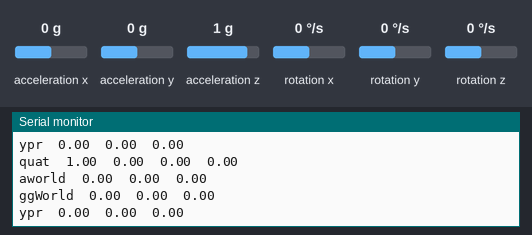
Simulated run of this sketch. Board: Arduino Uno, built with avr-gcc and run on an emulated ATmega328P. Parts: the last lines printed to the serial monitor. Inputs (shaded band) come from the test bench; at power-on: acceleration x 0 g, acceleration y 0 g, acceleration z 1 g, rotation z 0 °/s, rotation x 0 °/s, rotation y 0 °/s.

Above: at 1.7 s.
1.8 s: acceleration x set to -1.4 g
At 2.01 s:
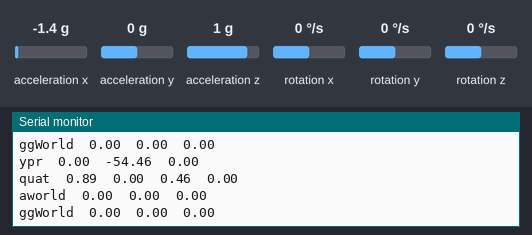
3.3 s: acceleration y set to -1.4 g
At 3.5 s:
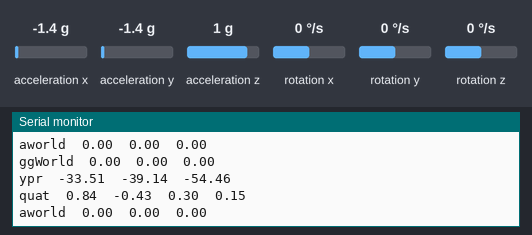
4.8 s: acceleration z set to -1.4 g
At 4.99 s:
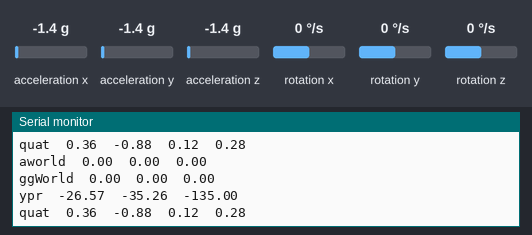
6.3 s: rotation z set to -192 °/s
At 6.37 s:
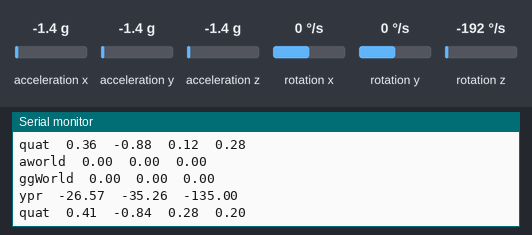
Timing chart, 0 to 8.8 s (numbered marks = the images above; inputs shaded):
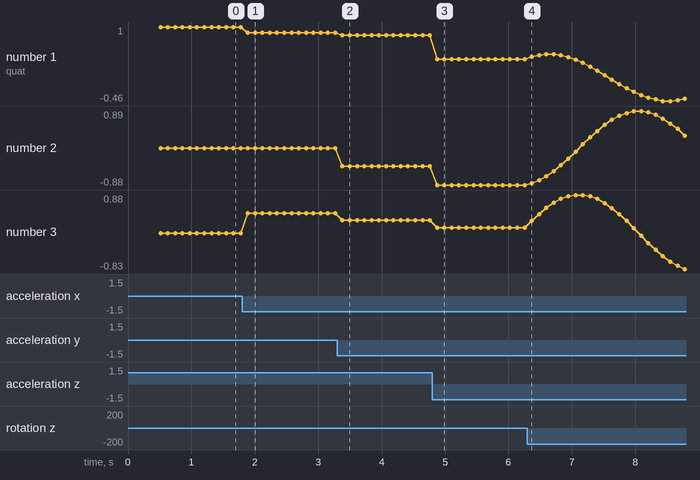

Measured:
- after the input at 1.8 s, the serial monitor: prints a new line after 0.09 s (image 1)
- after the input at 3.3 s, the serial monitor: prints a new line after 0.08 s (image 2)
- after the input at 4.8 s, the serial monitor: prints a new line after 0.07 s (image 3)
- after the input at 6.3 s, the serial monitor: prints a new line after 0.07 s (image 4)
- plotted number 1: 1 → 0.89 after the input at 1.8 s, 0.89 → 0.84 after the input at 3.3 s, 0.84 → 0.36 after the input at 4.8 s, 0.36 → -0.42 after the input at 6.3 s
- plotted number 2: 0 → -0.43 after the input at 3.3 s, -0.43 → -0.88 after the input at 4.8 s
- plotted number 3: 0 → 0.46 after the input at 1.8 s, 0.46 → 0.3 after the input at 3.3 s, 0.3 → 0.12 after the input at 4.8 s, 0.12 → -0.83 after the input at 6.3 s

The sketch:

read_mpu.ino
```cpp
/*
  MPU6050 DMP6 for ROS

  Digital Motion Processor or DMP performs complex motion processing tasks.
  - Fuses the data from the accel, gyro, and external magnetometer if applied,
  compensating individual sensor noise and errors.
  - Detect specific types of motion without the need to continuously monitor
  raw sensor data with a microcontroller.
  - Reduce workload on the microprocessor.
  - Output processed data such as quaternions, Euler angles, and gravity vectors.

  The code includes auto-calibration and offsets generator tasks. Different
  output formats available.

  Find the full MPU6050 library documentation here:
  https://github.com/ElectronicCats/mpu6050/wiki
*/

#include "I2Cdev.h"
#include "MPU6050_6Axis_MotionApps20.h"

/* MPU6050 default I2C address is 0x68*/
MPU6050 mpu;
//MPU6050 mpu(0x69); //Use for AD0 high
//MPU6050 mpu(0x68, &Wire1); //Use for AD0 low, but 2nd Wire (TWI/I2C) object.

/*Conversion variables*/
#define EARTH_GRAVITY_MS2 9.80665  //m/s2
#define DEG_TO_RAD        0.017453292519943295769236907684886
#define RAD_TO_DEG        57.295779513082320876798154814105

/*---MPU6050 Control/Status Variables---*/
bool DMPReady = false;  // Set true if DMP init was successful
uint8_t MPUIntStatus;   // Holds actual interrupt status byte from MPU
uint8_t devStatus;      // Return status after each device operation (0 = success, !0 = error)
uint16_t packetSize;    // Expected DMP packet size (default is 42 bytes)
uint8_t FIFOBuffer[64]; // FIFO storage buffer

/*---MPU6050 Control/Status Variables---*/
Quaternion q;           // [w, x, y, z]         Quaternion container
VectorInt16 aa;         // [x, y, z]            Accel sensor measurements
VectorInt16 gg;         // [x, y, z]            Gyro sensor measurements
VectorInt16 aaWorld;    // [x, y, z]            World-frame accel sensor measurements
VectorInt16 ggWorld;    // [x, y, z]            World-frame gyro sensor measurements
VectorFloat gravity;    // [x, y, z]            Gravity vector
float euler[3];         // [psi, theta, phi]    Euler angle container
float ypr[3];           // [yaw, pitch, roll]   Yaw/Pitch/Roll container and gravity vector

void setup() {
  #if I2CDEV_IMPLEMENTATION == I2CDEV_ARDUINO_WIRE
    Wire.begin();
    Wire.setClock(400000); // 400kHz I2C clock. Comment on this line if having compilation difficulties
  #elif I2CDEV_IMPLEMENTATION == I2CDEV_BUILTIN_FASTWIRE
    Fastwire::setup(400, true);
  #endif

  Serial.begin(115200);
  Serial.println(F("Initializing I2C devices..."));
  mpu.initialize();
  Serial.println(F("Testing MPU6050 connection..."));
  if(mpu.testConnection() == false){
    Serial.println("MPU6050 connection failed");
    while(true);
  }
  else {
    Serial.println("MPU6050 connection successful");
  }

  /* Initializate and configure the DMP*/
  Serial.println(F("Initializing DMP..."));
  devStatus = mpu.dmpInitialize();

  /* Supply your gyro offsets here, scaled for min sensitivity */
  mpu.setXGyroOffset(0);
  mpu.setYGyroOffset(0);
  mpu.setZGyroOffset(0);
  mpu.setXAccelOffset(0);
  mpu.setYAccelOffset(0);
  mpu.setZAccelOffset(0);

  /* Making sure it worked (returns 0 if so) */
  if (devStatus == 0) {
    mpu.CalibrateAccel(6);  // Calibration Time: generate offsets and calibrate our MPU6050
    mpu.CalibrateGyro(6);
    Serial.println("These are the Active offsets: ");
    mpu.PrintActiveOffsets();
    Serial.println(F("Enabling DMP..."));   //Turning ON DMP
    mpu.setDMPEnabled(true);

    MPUIntStatus = mpu.getIntStatus();

    /* Set the DMP Ready flag so the main loop() function knows it is okay to use it */
    Serial.println(F("DMP ready! Waiting for first interrupt..."));
    DMPReady = true;
    packetSize = mpu.dmpGetFIFOPacketSize(); //Get expected DMP packet size for later comparison
  }
}

void loop() {
  if (!DMPReady) return;

  /* Read a packet from FIFO */
  if (mpu.dmpGetCurrentFIFOPacket(FIFOBuffer)) { // Get the Latest packet
    /*Display quaternion values in easy matrix form: w x y z */
    mpu.dmpGetQuaternion(&q, FIFOBuffer);
    Serial.print("quat\t");
    Serial.print(q.w);
    Serial.print("\t");
    Serial.print(q.x);
    Serial.print("\t");
    Serial.print(q.y);
    Serial.print("\t");
    Serial.println(q.z);

    mpu.dmpGetGravity(&gravity, &q);

    /* Display initial world-frame acceleration, adjusted to remove gravity
    and rotated based on known orientation from Quaternion */
    mpu.dmpGetAccel(&aa, FIFOBuffer);
    mpu.dmpConvertToWorldFrame(&aaWorld, &aa, &q);
    Serial.print("aworld\t");
    Serial.print(aaWorld.x * mpu.get_acce_resolution() * EARTH_GRAVITY_MS2);
    Serial.print("\t");
    Serial.print(aaWorld.y * mpu.get_acce_resolution() * EARTH_GRAVITY_MS2);
    Serial.print("\t");
    Serial.println(aaWorld.z * mpu.get_acce_resolution() * EARTH_GRAVITY_MS2);

    /* Display initial world-frame acceleration, adjusted to remove gravity
    and rotated based on known orientation from Quaternion */
    mpu.dmpGetGyro(&gg, FIFOBuffer);
    mpu.dmpConvertToWorldFrame(&ggWorld, &gg, &q);
    Serial.print("ggWorld\t");
    Serial.print(ggWorld.x * mpu.get_gyro_resolution() * DEG_TO_RAD);
    Serial.print("\t");
    Serial.print(ggWorld.y * mpu.get_gyro_resolution() * DEG_TO_RAD);
    Serial.print("\t");
    Serial.println(ggWorld.z * mpu.get_gyro_resolution() * DEG_TO_RAD);

    /* Display Euler angles in degrees */
    mpu.dmpGetYawPitchRoll(ypr, &q, &gravity);
    Serial.print("ypr\t");
    Serial.print(ypr[0] * RAD_TO_DEG);
    Serial.print("\t");
    Serial.print(ypr[1] * RAD_TO_DEG);
    Serial.print("\t");
    Serial.println(ypr[2] * RAD_TO_DEG);

    Serial.println();
    delay(100);
  }
}
```
